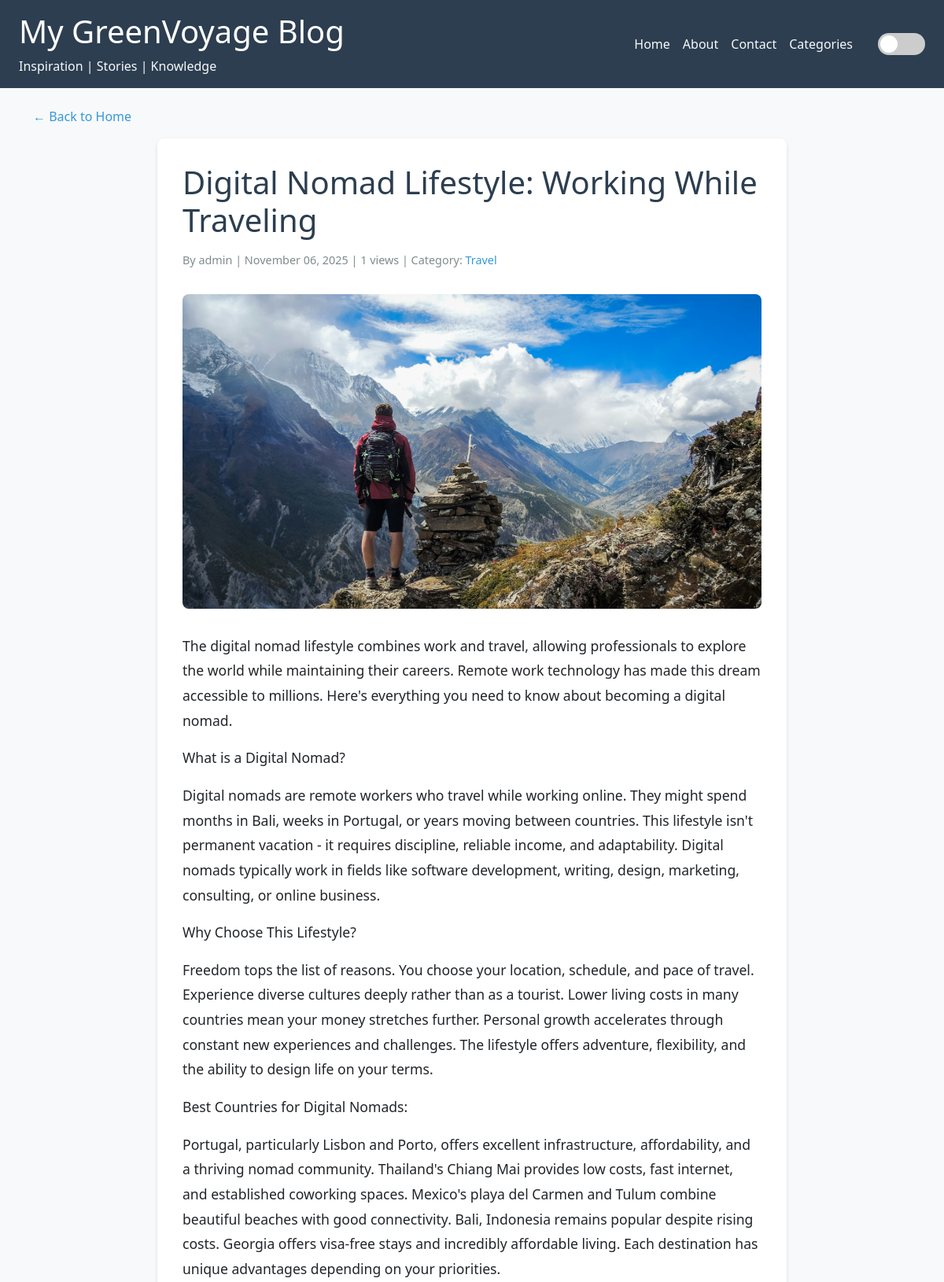
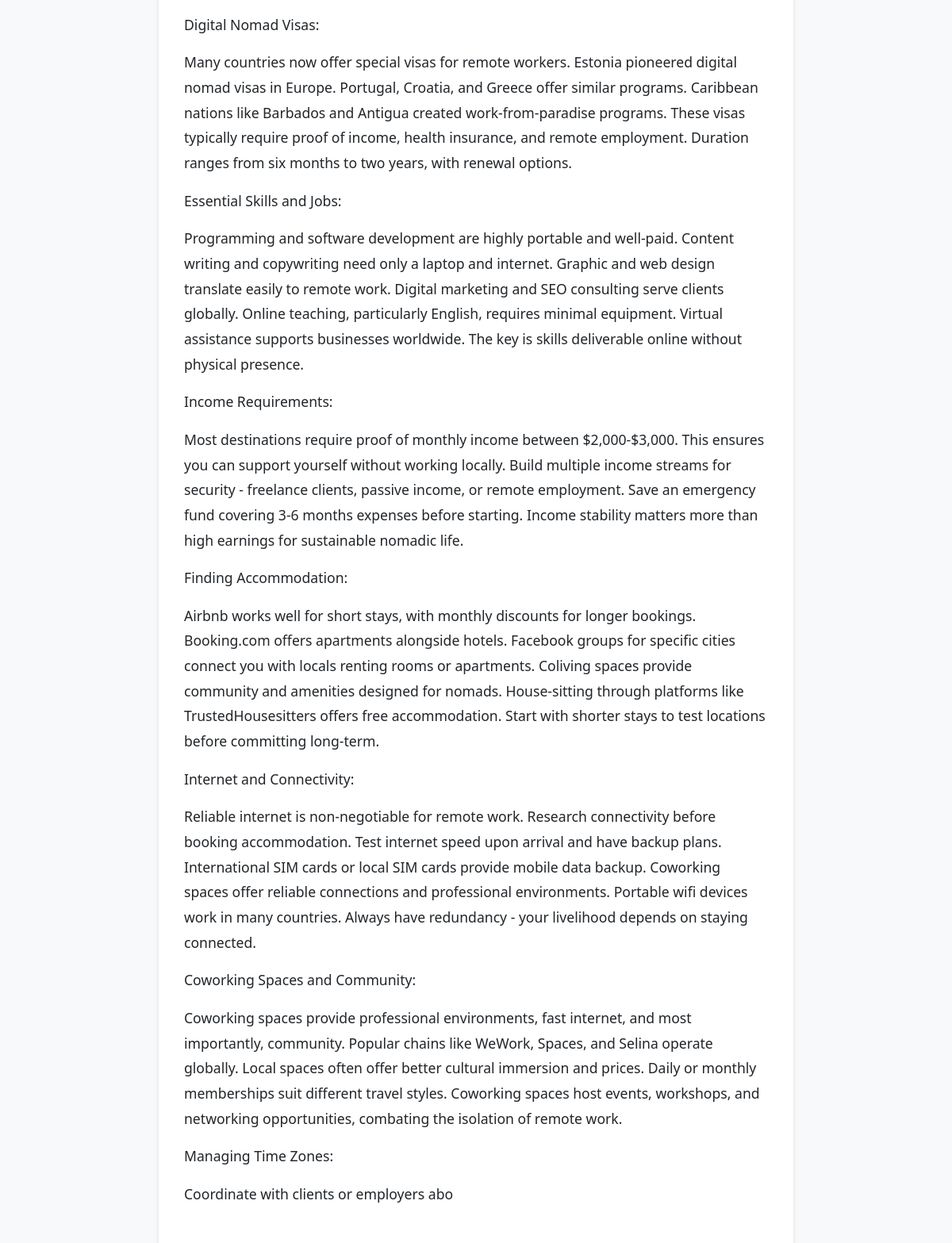
Page /post/digital-nomad-lifestyle-working-while-traveling/ (upper part) on the committed database (2 pictures, top to bottom).
### blog/models.py (models this page shows, shortened)
class Post(models.Model):
    STATUS_CHOICES = (
        ('draft', 'Draft'),
        ('published', 'Published'),
    )
    title = models.CharField(max_length=200)
    slug = models.SlugField(max_length=200, unique=True)
    author = models.ForeignKey(User, on_delete=models.CASCADE, related_name='blog_posts')
    category = models.ForeignKey(Category, on_delete=models.SET_NULL, null=True, related_name='posts')
    tags = models.ManyToManyField('Tag', blank=True, related_name='posts')
    content = models.TextField()
    image = models.ImageField(upload_to='blog_images/', blank=True, null=True)
    status = models.CharField(max_length=10, choices=STATUS_CHOICES, default='draft')
    created_at = models.DateTimeField(default=timezone.now)
    updated_at = models.DateTimeField(auto_now=True)
    views = models.IntegerField(default=0)
    class Meta:
        ordering = ['-created_at']

class Category(models.Model):
    name = models.CharField(max_length=100)
    description = models.TextField(blank=True,null=True)
    created_at = models.DateTimeField(auto_now_add=True)
    class Meta:
        verbose_name_plural = "Categories"

### blog/views.py (the view, shortened to what this page needs)
# urls.py: path('post/<slug:slug>/', views.post_detail, name='post_detail'),
def post_detail(request, slug):
    post = get_object_or_404(Post, slug=slug, status='published')
    post.views += 1
    post.save()
    comments = post.comments.filter(active=True)
    context = {
        'post': post,
        'comments': comments,
    }
    return render(request, 'blog/post_detail.html', context)

### blog/templates/blog/post_detail.html (shortened to what this page needs)
{% extends 'blog/base.html' %}
{% block content %}
<a href="{% url 'home' %}" class="back-link">← Back to Home</a>
<article class="post-detail">
    <div class="post-header">
        <h1>{{ post.title }}</h1>
        <div class="post-meta">
            By {{ post.author.username }} | {{ post.created_at|date:"F d, Y" }} | {{ post.views }} views
            {% if post.category %}
            | Category: <a href="{% url 'category_posts' post.category.id %}">{{ post.category.name }}</a>
            {% endif %}
        </div>
    </div>
    {% if post.image %}
    <img src="{{ post.image.url }}" alt="{{ post.title }}" class="post-image">
    {% endif %}
    <div class="post-content">
        {{ post.content|linebreaks }}
    </div>
</article>
{% endblock %}

### blog/templates/blog/base.html (style rules this page uses)
:root { --bg-color: #f8f9fa; --text-color: #212529; --header-bg: #2c3e50; --footer-bg: #2c3e50; --card-bg: #ffffff; --link-color: #3498db; }
body { background: var(--bg-color); color: var(--text-color); font-family: 'Segoe UI', Tahoma, Geneva, Verdana, sans-serif; transition: background 0.3s, color 0.3s; }
a { text-decoration: none; color: var(--link-color); transition: color 0.3s; }

### blog/templates/blog/post_detail.html (style rules this page uses)
.post-detail { background: white; padding: 2rem; border-radius: 8px; box-shadow: 0 2px 5px rgba(0,0,0,0.1); max-width: 800px; margin: 0 auto; }
.post-header { margin-bottom: 2rem; }
.post-header h1 { color: #2c3e50; margin-bottom: 1rem; }
.post-meta { color: #7f8c8d; font-size: 0.9rem; }
.post-image { width: 100%; height: 400px; object-fit: cover; border-radius: 8px; margin-bottom: 2rem; }
.post-content { line-height: 1.8; font-size: 1.1rem; margin-bottom: 2rem; }
.back-link { display: inline-block; margin-bottom: 1rem; color: #3498db; text-decoration: none; }

### rows in the picture
Post: title "Digital Nomad Lifestyle: Working While Traveling", author.username "admin", created_at "November 06, 2025", views "1", category.name "Travel", image (picture), content "The digital nomad lifestyle combines work and travel, allowing professionals to explore the world while maintaining their careers. Remote work technology has made this dream accessible to millions. Here's everything you need to know about becoming a digital nomad. What is a Digital Nomad? Digital nomads are remote workers who travel while working online. They might spend months in Bali, weeks in Portugal, or years moving between countries. This lifestyle isn't permanent vacation - it requires discipline, reliable income, and adaptability. Digital nomads typically work in fields like software development, writing, design, marketing, consulting, or online business. Why Choose This Lifestyle?…"
